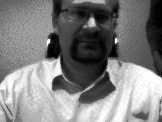
#> input picture nn_menu/ingredients/blaze_face/eval_dataset/0000.pgm, 162 x 122 px, found by its file name; its folder holds only this picture in this run
$ jupyter execute --allow-errors NNTool_API_Example.ipynb   (shell and % lines are left out)
#> lines starting #> are read from the running program, lines starting #| are printed output that depends on the picture
# NNTool API Demonstration

This notebook contains a short demonstration on how to use NNTool programatically from Python.

First load a sample network. This is Blazeface from Greenwaves Technologies Github based NNMenu repository. NNMenu contains many preported networks for GAP.

Now import the NNMenu API. Most of the supported API is exposed through the NNGraph class. NNGraph is NNTool's internal representation of a Neural Network graph. Any method or property of NNGraph that is documented is an official API. Logging in nntool can be controlled with the standard python logging APIs. The root logger is called 'nntool'

[cell 1]
from nntool.api import NNGraph
#> (the rest of this cell did not finish here and is left out)

Now we load the graph

#> (a cell that did not finish here is left out)

Now we define a little dataloader that returns normalized inputs ready for the executer. This could be extended to provide random samples from the full set, etc. IT would also be better to cache the files locally rather than downloading them each time.

If you just want to import local data you can use the import_data function or FileImporter dataloader.

#> (a cell that did not finish here is left out)

[cell 4]
import requests
from PIL import Image
import numpy as np

class GitHubDataLoader():
    def __init__(self, max_idx, normalize=True, return_index=False):
        self._idx = 0
        self._max_idx = max_idx
        self._normalize = normalize
        self._return_index = return_index
        self._filter = None

    def _get_url(self, idx):
        pass

    def _normalize_func(self, val):
        pass

    def _get_name(self, idx):
        return idx

    def set_filter(self, labels):
        self._filter = labels

    def __iter__(self):
        self._idx = 0
        return self

    def __next__(self):
        while True:
            if self._idx > self._max_idx:
                raise StopIteration()
            idx = self._idx
            label = self._get_name(idx)
            self._idx += 1
            if self._filter is None or label in self._filter:
                break
        # print(f"get {self._get_url(idx)}")
        with requests.get(self._get_url(idx), stream=True) as r:
            r.raise_for_status()
            r.raw.decode_content = True
            image = Image.open(r.raw)
            image = image.resize((128, 128))
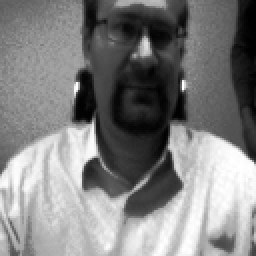
#> image: PIL image 128x128 L (shown 2 times larger); min 0, max 255, mean 128.5
            image.mode = "RGB"
        val = np.array(image, dtype=np.int8).transpose((2, 0, 1))
        if self._normalize:
            val = self._normalize_func(val)
        if self._return_index:
            return label, [val]
        return [val]

class BlazeFaceDataLoader(GitHubDataLoader):
    def __init__(self, last=130, **kwargs):
        super().__init__(last, **kwargs)

    def _normalize_func(self, val):
        return (val - 128)/128

    def _get_name(self, idx):
        return f'{idx:04d}.pgm'

    def _get_url(self, idx):
        return f"https://github.com/GreenWaves-Technologies/blaze_face/raw/a3645c152d34b34ea437d7d21b67f1f7051f18de/eval_dataset/{self._get_name(idx)}"
